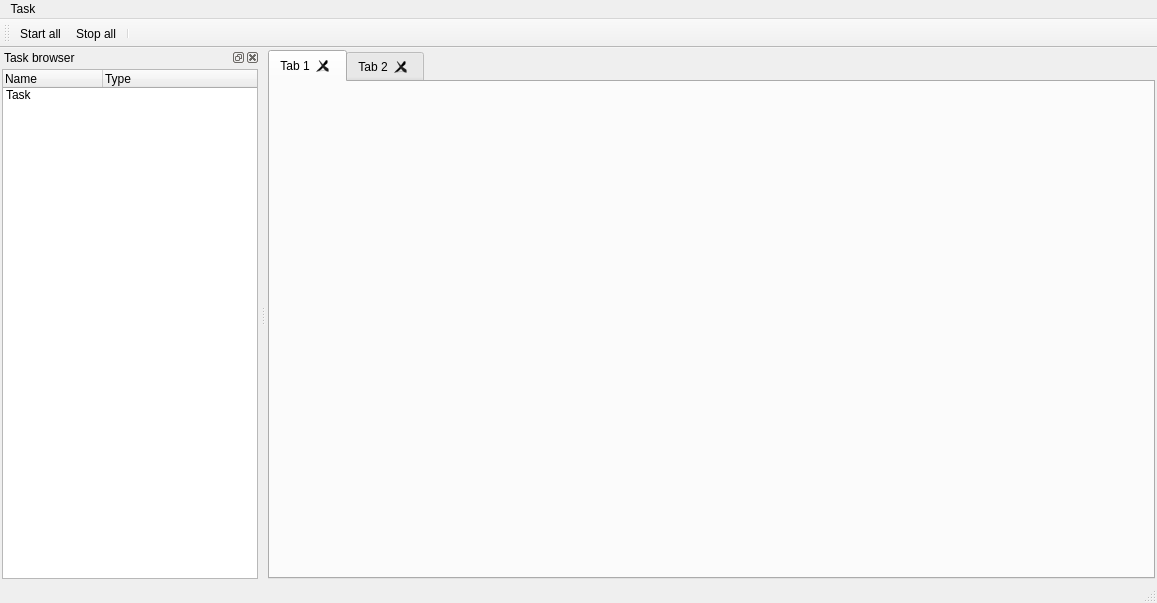
<?xml version="1.0" encoding="UTF-8"?>
<ui version="4.0">
 <class>MainWindow</class>
 <widget class="QMainWindow" name="MainWindow">
  <property name="geometry">
   <rect>
    <x>0</x>
    <y>0</y>
    <width>1157</width>
    <height>603</height>
   </rect>
  </property>
  <property name="windowTitle">
   <string>MainWindow</string>
  </property>
  <widget class="QWidget" name="centralWidget">
   <layout class="QGridLayout" name="gridLayout">
    <property name="margin">
     <number>2</number>
    </property>
    <property name="spacing">
     <number>2</number>
    </property>
    <item row="0" column="0">
     <widget class="QTabWidget" name="tabWidget">
      <property name="tabPosition">
       <enum>QTabWidget::North</enum>
      </property>
      <property name="documentMode">
       <bool>false</bool>
      </property>
      <property name="tabsClosable">
       <bool>true</bool>
      </property>
      <property name="movable">
       <bool>true</bool>
      </property>
      <widget class="QWidget" name="tab">
       <attribute name="title">
        <string>Tab 1</string>
       </attribute>
      </widget>
      <widget class="QWidget" name="tab_2">
       <attribute name="title">
        <string>Tab 2</string>
       </attribute>
      </widget>
     </widget>
    </item>
   </layout>
  </widget>
  <widget class="QMenuBar" name="menuBar">
   <property name="geometry">
    <rect>
     <x>0</x>
     <y>0</y>
     <width>1157</width>
     <height>27</height>
    </rect>
   </property>
   <widget class="QMenu" name="menuTask">
    <property name="title">
     <string>Task</string>
    </property>
    <addaction name="actionLoad"/>
    <addaction name="actionUnload"/>
   </widget>
   <addaction name="menuTask"/>
  </widget>
  <widget class="QToolBar" name="mainToolBar">
   <property name="iconSize">
    <size>
     <width>24</width>
     <height>24</height>
    </size>
   </property>
   <attribute name="toolBarArea">
    <enum>TopToolBarArea</enum>
   </attribute>
   <attribute name="toolBarBreak">
    <bool>false</bool>
   </attribute>
   <addaction name="actionStart_all"/>
   <addaction name="actionStop_all"/>
   <addaction name="separator"/>
  </widget>
  <widget class="QStatusBar" name="statusBar"/>
  <widget class="QDockWidget" name="dockWidget">
   <property name="windowTitle">
    <string>Task browser</string>
   </property>
   <attribute name="dockWidgetArea">
    <number>1</number>
   </attribute>
   <widget class="QWidget" name="dockWidgetContents">
    <layout class="QVBoxLayout" name="verticalLayout_2">
     <property name="spacing">
      <number>2</number>
     </property>
     <property name="margin">
      <number>2</number>
     </property>
     <item>
      <widget class="QTreeWidget" name="treeWidget">
       <property name="alternatingRowColors">
        <bool>false</bool>
       </property>
       <property name="rootIsDecorated">
        <bool>false</bool>
       </property>
       <property name="itemsExpandable">
        <bool>true</bool>
       </property>
       <column>
        <property name="text">
         <string>Name</string>
        </property>
       </column>
       <column>
        <property name="text">
         <string>Type</string>
        </property>
       </column>
       <item>
        <property name="text">
         <string>Task</string>
        </property>
        <property name="text">
         <string/>
        </property>
        <item>
         <property name="text">
          <string>Subtask</string>
         </property>
         <property name="text">
          <string/>
         </property>
         <item>
          <property name="text">
           <string>Exec1</string>
          </property>
          <property name="text">
           <string>Continuous</string>
          </property>
          <item>
           <property name="text">
            <string>Kbd1</string>
           </property>
           <property name="text">
            <string>Keyboard</string>
           </property>
          </item>
         </item>
         <item>
          <property name="text">
           <string>Exec2</string>
          </property>
          <property name="text">
           <string>Periodic</string>
          </property>
          <item>
           <property name="text">
            <string>Wnd1</string>
           </property>
           <property name="text">
            <string>CvWindow</string>
           </property>
          </item>
         </item>
        </item>
        <item>
         <property name="text">
          <string>Subtask</string>
         </property>
         <property name="text">
          <string/>
         </property>
        </item>
       </item>
      </widget>
     </item>
    </layout>
   </widget>
  </widget>
  <action name="actionStart_all">
   <property name="icon">
    <iconset resource="gui.qrc">
     <normaloff>:/icons/play</normaloff>:/icons/play</iconset>
   </property>
   <property name="text">
    <string>Start all</string>
   </property>
  </action>
  <action name="actionStop_all">
   <property name="icon">
    <iconset resource="gui.qrc">
     <normaloff>:/icons/stop</normaloff>:/icons/stop</iconset>
   </property>
   <property name="text">
    <string>Stop all</string>
   </property>
  </action>
  <action name="actionLoad">
   <property name="text">
    <string>Load</string>
   </property>
  </action>
  <action name="actionUnload">
   <property name="text">
    <string>Unload</string>
   </property>
  </action>
 </widget>
 <layoutdefault spacing="6" margin="11"/>
 <resources>
  <include location="gui.qrc"/>
 </resources>
 <connections/>
</ui>
